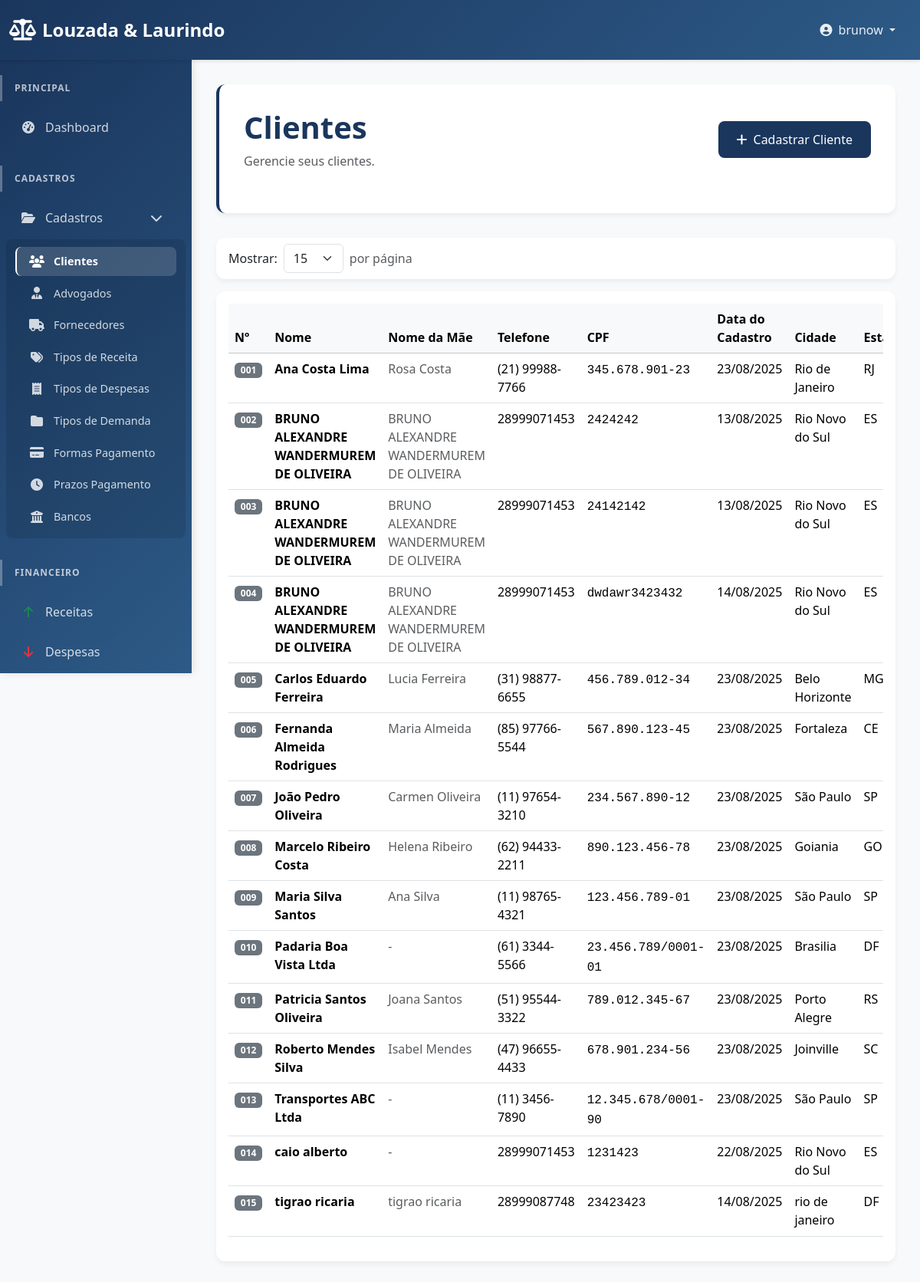
Screenshot of /dashboard/clients/ (signed in) with the database file from the repository.
### users/models.py (models this page shows, shortened)
class Lawyer(AbstractUser):
    cpf = models.CharField(max_length=14, unique=True, blank=True, null=True, verbose_name="CPF")
    oab_number = models.CharField(max_length=20, blank=True, null=True, verbose_name="Número OAB")
    STATE_CHOICES = [
        ('AC', 'Acre'), ('AL', 'Alagoas'), ('AP', 'Amapá'), ('AM', 'Amazonas'),
        ('BA', 'Bahia'), ('CE', 'Ceará'), ('DF', 'Distrito Federal'), ('ES', 'Espírito Santo'),
        ('GO', 'Goiás'), ('MA', 'Maranhão'), ('MT', 'Mato Grosso'), ('MS', 'Mato Grosso do Sul'),
        ('MG', 'Minas Gerais'), ('PA', 'Pará'), ('PB', 'Paraíba'), ('PR', 'Paraná'),
        ('PE', 'Pernambuco'), ('PI', 'Piauí'), ('RJ', 'Rio de Janeiro'), ('RN', 'Rio Grande do Norte'),
        ('RS', 'Rio Grande do Sul'), ('RO', 'Rondônia'), ('RR', 'Roraima'), ('SC', 'Santa Catarina'),
        ('SP', 'São Paulo'), ('SE', 'Sergipe'), ('TO', 'Tocantins'),
    ]
    oab_section = models.CharField(max_length=2, choices=STATE_CHOICES, blank=True, null=True, verbose_name="Seccional OAB")
    phone = models.CharField(max_length=20, blank=True, null=True, verbose_name="Telefone")
    pix_key = models.CharField(max_length=255, blank=True, null=True, verbose_name="Chave PIX")
    professional_address = models.TextField(blank=True, null=True, verbose_name="Endereço Profissional")
    registration_date = models.DateField(default=timezone.now, verbose_name="Data de Cadastro")
    enable_publications = models.BooleanField(default=False, verbose_name="Publicações Ativadas")
    enable_login = models.BooleanField(default=True, verbose_name="Login Ativado")
    groups = models.ManyToManyField(
        'auth.Group',
        verbose_name='groups',
        blank=True,
        help_text='The groups this user belongs to. A user will get all permissions granted to each of their groups.',
        related_name="lawyer_set",
        related_query_name="lawyer",
    )
    user_permissions = models.ManyToManyField(
        'auth.Permission',
        verbose_name='user permissions',
        blank=True,
        help_text='Specific permissions for this user.',
        related_name="lawyer_set",
        related_query_name="lawyer",
    )

### dashboard/models.py (models this page shows, shortened)
class Cliente(models.Model):
    nome = models.CharField(max_length=200, verbose_name="Nome")
    nome_mae = models.CharField(max_length=200, blank=True, null=True, verbose_name="Nome da Mãe")
    cpf_cnpj = models.CharField(max_length=20, unique=True, verbose_name="CPF/CNPJ")
    email = models.EmailField(verbose_name="E-mail")
    telefone = models.CharField(max_length=20, verbose_name="Telefone")
    endereco = models.TextField(blank=True, null=True, verbose_name="Endereço")
    cidade = models.CharField(max_length=100, blank=True, null=True, verbose_name="Cidade")
    estado = models.CharField(max_length=2, blank=True, null=True, verbose_name="Estado")
    data_cadastro = models.DateTimeField(auto_now_add=True, verbose_name="Data de Cadastro")
    ativo = models.BooleanField(default=True, verbose_name="Ativo")
    area_cliente_ativa = models.BooleanField(default=False, verbose_name="Área do Cliente Ativa")
    senha_area_cliente = models.CharField(max_length=128, blank=True, null=True, verbose_name="Senha da Área do Cliente")
    class Meta:
        verbose_name = "Cliente"
        verbose_name_plural = "Clientes"
        ordering = ['-data_cadastro']

### dashboard/views.py (the view)
# urls.py: path('clients/', views.cliente_list, name='clients'),
@login_required
def cliente_list(request):
    clientes = Cliente.objects.all().order_by('nome')
    search = request.GET.get('search')
    if search:
        clientes = clientes.filter(
            Q(nome__icontains=search) |
            Q(cpf_cnpj__icontains=search) |
            Q(email__icontains=search)
        )
    status = request.GET.get('status')
    if status == 'ativo':
        clientes = clientes.filter(ativo=True)
    elif status == 'inativo':
        clientes = clientes.filter(ativo=False)
    page_size = request.GET.get('page_size', 15)
    try:
        page_size = int(page_size)
    except ValueError:
        page_size = 15
    paginator = Paginator(clientes, page_size)
    page_number = request.GET.get('page')
    page_obj = paginator.get_page(page_number)
    active_clients_count = Cliente.objects.filter(ativo=True).count()
    clients_with_processes = Cliente.objects.filter(processo__isnull=False).distinct().count()
    today = timezone.now().date()
    inicio_mes = today.replace(day=1)
    new_clients_this_month = Cliente.objects.filter(
        data_cadastro__gte=inicio_mes,
        data_cadastro__lte=today
    ).count()
    lawyers = Lawyer.objects.filter(is_active=True)
    return render(request, 'dashboard/clients.html', {
        'page_obj': page_obj,
        'page_size': page_size,
        'active_clients_count': active_clients_count,
        'clients_with_processes': clients_with_processes,
        'new_clients_this_month': new_clients_this_month,
        'lawyers': lawyers
    })

### dashboard/templates/dashboard/clients.html (shortened to what this page needs)
{% extends 'dashboard/base.html' %}
{% block content %}
<div class="page-header">
    <div class="d-flex justify-content-between align-items-center mb-4">
        <div>
            <h1>Clientes</h1>
            <p class="text-muted">Gerencie seus clientes.</p>
        </div>
        <div>
            <button type="button" class="btn btn-primary" data-bs-toggle="modal" data-bs-target="#clientModal">
                <i class="fas fa-plus me-2"></i>Cadastrar Cliente
            </button>
        </div>
    </div>
</div>
<div class="card mb-3">
    <div class="card-body py-2">
        <form method="get" class="d-flex align-items-center">
            <label class="me-2">Mostrar:</label>
            <select name="page_size" class="form-select me-2" style="width: auto;" onchange="this.form.submit()">
                <option value="15" {% if page_size == 15 %}selected{% endif %}>15</option>
            </select>
            <span class="text-muted">por página</span>
        </form>
    </div>
</div>
<div class="card">
    <div class="card-body">
        <div class="table-responsive">
            <table class="table table-hover">
                <thead class="table-light">
                    <tr>
                        <th width="60">Nº</th>
                        <th>Nome</th>
                        <th>Nome da Mãe</th>
                        <th>Telefone</th>
                        <th>CPF</th>
                        <th>Data do Cadastro</th>
                        <th>Cidade</th>
                        <th>Estado</th>
                    </tr>
                </thead>
                <tbody>
                    {% for client in page_obj %}
                    <tr>
                        <td>
                            <span class="badge bg-secondary">
                                {{ forloop.counter|add:page_obj.start_index|add:"-1"|stringformat:"03d" }}
                            </span>
                        </td>
                        <td class="fw-semibold">{{ client.nome }}</td>
                        <td class="text-muted">{{ client.nome_mae|default:"-" }}</td>
                        <td>{{ client.telefone }}</td>
                        <td>
                            <span class="font-monospace">{{ client.cpf_cnpj }}</span>
                        </td>
                        <td>{{ client.data_cadastro|date:"d/m/Y" }}</td>
                        <td>{{ client.cidade|default:"-" }}</td>
                        <td>{{ client.estado|default:"-" }}</td>
                    </tr>
                    {% endfor %}
                </tbody>
            </table>
        </div>
    </div>
</div>
{% endblock %}

### dashboard/templates/dashboard/base.html (shortened to what this page needs)
<!doctype html>
<html lang="pt-BR">
<head>
    <link href="https://cdn.jsdelivr.net/npm/bootstrap@5.3.3/dist/css/bootstrap.min.css" rel="stylesheet">
    <link href="https://cdnjs.cloudflare.com/ajax/libs/font-awesome/6.4.0/css/all.min.css" rel="stylesheet">
    {% load static %}
    <link href="{% static 'dashboard/css/custom.css' %}" rel="stylesheet">
</head>
<body>
    {% if user.is_authenticated %}
    <nav class="navbar navbar-expand-lg navbar-dark sticky-top">
        <div class="container-fluid">
            <a class="navbar-brand" href="{% url 'dashboard:home' %}">
                <i class="fas fa-balance-scale"></i>
                Louzada & Laurindo
            </a>
            <div class="collapse navbar-collapse" id="navbarNav">
                <ul class="navbar-nav ms-auto">
                    <li class="nav-item dropdown">
                        <a class="nav-link dropdown-toggle" href="#" id="navbarDropdown" role="button" data-bs-toggle="dropdown" aria-expanded="false">
                            <i class="fas fa-user-circle me-1"></i>
                            {{ user.get_full_name|default:user.username }}
                        </a>
                    </li>
                </ul>
            </div>
        </div>
    </nav>
    <div class="d-flex">
        <div class="offcanvas-lg offcanvas-start sidebar" tabindex="-1" id="sidebarMenu" aria-labelledby="sidebarMenuLabel">
            <div class="offcanvas-body d-flex flex-column">
                <nav class="nav flex-column flex-grow-1">
                    <div class="nav-section">
                        <div class="nav-section-title">Principal</div>
                        <ul class="nav flex-column">
                            <li class="nav-item">
                                <a class="nav-link {% if request.resolver_match.url_name == 'home' %}active{% endif %}" href="{% url 'dashboard:home' %}">
                                    <i class="fas fa-tachometer-alt"></i>
                                    Dashboard
                                </a>
                            </li>
                        </ul>
                    </div>
                    <div class="nav-section">
                        <div class="nav-section-title">Cadastros</div>
                        <ul class="nav flex-column">
                            <li class="nav-item">
                                <a class="nav-link" data-bs-toggle="collapse" href="#cadastros-submenu" role="button" aria-expanded="true" aria-controls="cadastros-submenu">
                                    <i class="fas fa-folder-open"></i>
                                    Cadastros
                                    <i class="fas fa-chevron-down ms-auto"></i>
                                </a>
                                <div class="collapse show submenu" id="cadastros-submenu">
                                    <ul class="nav flex-column">
                                        <li class="nav-item">
                                            <a class="nav-link {% if request.resolver_match.url_name == 'clients' %}active{% endif %}" href="{% url 'dashboard:clients' %}">
                                                <i class="fas fa-users"></i>
                                                Clientes
                                            </a>
                                        </li>
                                        <li class="nav-item">
                                            <a class="nav-link {% if request.resolver_match.url_name == 'lawyers' %}active{% endif %}" href="{% url 'dashboard:lawyers' %}">
                                                <i class="fas fa-user-tie"></i>
                                                Advogados
                                            </a>
                                        </li>
                                        <li class="nav-item">
                                            <a class="nav-link" href="#">
                                                <i class="fas fa-truck"></i>
                                                Fornecedores
                                            </a>
                                        </li>
                                        <li class="nav-item">
                                <a class="nav-link" href="{% url 'dashboard:tipo_receita_list' %}">
                                    <i class="fas fa-tags"></i>
                                    Tipos de Receita
                                </a>
                            </li>
                                        <li class="nav-item">
                                            <a class="nav-link" href="{% url 'dashboard:tipo_despesa_list' %}">
                                                <i class="fas fa-receipt"></i>
                                                Tipos de Despesas
                                            </a>
                                        </li>
                                        <li class="nav-item">
                                            <a class="nav-link" href="{% url 'dashboard:tipo_demanda_list' %}">
                                                <i class="fas fa-folder"></i>
                                                Tipos de Demanda
                                            </a>
                                        </li>
                                        <li class="nav-item">
                                            <a class="nav-link" href="{% url 'dashboard:forma_pagamento_list' %}">
                                                <i class="fas fa-credit-card"></i>
                                                Formas Pagamento
                                            </a>
                                        </li>
                                        <li class="nav-item">
                                            <a class="nav-link" href="{% url 'dashboard:prazo_pagamento_list' %}">
                                                <i class="fas fa-clock"></i>
                                                Prazos Pagamento
                                            </a>
                                        </li>
                                        <li class="nav-item">
                                            <a class="nav-link" href="{% url 'dashboard:banco_list' %}">
                                                <i class="fas fa-university"></i>
                                                Bancos
                                            </a>
                                        </li>
                                    </ul>
                                </div>
                            </li>
                        </ul>
                    </div>
                    <div class="nav-section">
                        <div class="nav-section-title">Financeiro</div>
                        <ul class="nav flex-column">
                            <li class="nav-item">
                                <a class="nav-link" href="{% url 'dashboard:receitas' %}">
                                    <i class="fas fa-arrow-up text-success"></i>
                                    Receitas
                                </a>
                            </li>
                            <li class="nav-item">
                                <a class="nav-link" href="#">
                                    <i class="fas fa-arrow-down text-danger"></i>
                                    Despesas
                                </a>
                            </li>
                            <li class="nav-item">
                            </li>
                        </ul>
                    </div>
                </nav>
            </div>
        </div>
        <div class="main-content flex-grow-1">
            {% block content %}
            {% endblock %}
        </div>
    </div>
    {% else %}
    <div class="container-fluid h-100">
        {% block login_content %}
        {% endblock %}
    </div>
    {% endif %}
</body>
</html>

### rows the page displays
Lawyer: get_full_name "brunow"
Cliente: nome "Ana Costa Lima", nome_mae "Rosa Costa", telefone "(21) 99988-7766", cpf_cnpj "345.678.901-23", data_cadastro "23/08/2025", cidade "Rio de Janeiro", estado "RJ"
Cliente: nome "BRUNO ALEXANDRE WANDERMUREM DE OLIVEIRA", nome_mae "BRUNO ALEXANDRE WANDERMUREM DE OLIVEIRA", telefone "28999071453", cpf_cnpj "2424242", data_cadastro "13/08/2025", cidade "Rio Novo do Sul", estado "ES"
Cliente: nome "BRUNO ALEXANDRE WANDERMUREM DE OLIVEIRA", nome_mae "BRUNO ALEXANDRE WANDERMUREM DE OLIVEIRA", telefone "28999071453", cpf_cnpj "24142142", data_cadastro "13/08/2025", cidade "Rio Novo do Sul", estado "ES"
Cliente: nome "BRUNO ALEXANDRE WANDERMUREM DE OLIVEIRA", nome_mae "BRUNO ALEXANDRE WANDERMUREM DE OLIVEIRA", telefone "28999071453", cpf_cnpj "dwdawr3423432", data_cadastro "14/08/2025", cidade "Rio Novo do Sul", estado "ES"
Cliente: nome "Carlos Eduardo Ferreira", nome_mae "Lucia Ferreira", telefone "(31) 98877-6655", cpf_cnpj "456.789.012-34", data_cadastro "23/08/2025", cidade "Belo Horizonte", estado "MG"
Cliente: nome "Fernanda Almeida Rodrigues", nome_mae "Maria Almeida", telefone "(85) 97766-5544", cpf_cnpj "567.890.123-45", data_cadastro "23/08/2025", cidade "Fortaleza", estado "CE"
Cliente: nome "João Pedro Oliveira", nome_mae "Carmen Oliveira", telefone "(11) 97654-3210", cpf_cnpj "234.567.890-12", data_cadastro "23/08/2025", cidade "São Paulo", estado "SP"
Cliente: nome "Marcelo Ribeiro Costa", nome_mae "Helena Ribeiro", telefone "(62) 94433-2211", cpf_cnpj "890.123.456-78", data_cadastro "23/08/2025", cidade "Goiania", estado "GO"
Cliente: nome "Maria Silva Santos", nome_mae "Ana Silva", telefone "(11) 98765-4321", cpf_cnpj "123.456.789-01", data_cadastro "23/08/2025", cidade "São Paulo", estado "SP"
Cliente: nome "Padaria Boa Vista Ltda", nome_mae "-", telefone "(61) 3344-5566", cpf_cnpj "23.456.789/0001-01", data_cadastro "23/08/2025", cidade "Brasilia", estado "DF"
Cliente: nome "Patricia Santos Oliveira", nome_mae "Joana Santos", telefone "(51) 95544-3322", cpf_cnpj "789.012.345-67", data_cadastro "23/08/2025", cidade "Porto Alegre", estado "RS"
Cliente: nome "Roberto Mendes Silva", nome_mae "Isabel Mendes", telefone "(47) 96655-4433", cpf_cnpj "678.901.234-56", data_cadastro "23/08/2025", cidade "Joinville", estado "SC"
Cliente: nome "Transportes ABC Ltda", nome_mae "-", telefone "(11) 3456-7890", cpf_cnpj "12.345.678/0001-90", data_cadastro "23/08/2025", cidade "São Paulo", estado "SP"
Cliente: nome "caio alberto", nome_mae "-", telefone "28999071453", cpf_cnpj "1231423", data_cadastro "22/08/2025", cidade "Rio Novo do Sul", estado "ES"
Cliente: nome "tigrao ricaria", nome_mae "tigrao ricaria", telefone "28999087748", cpf_cnpj "23423423", data_cadastro "14/08/2025", cidade "rio de janeiro", estado "DF"
